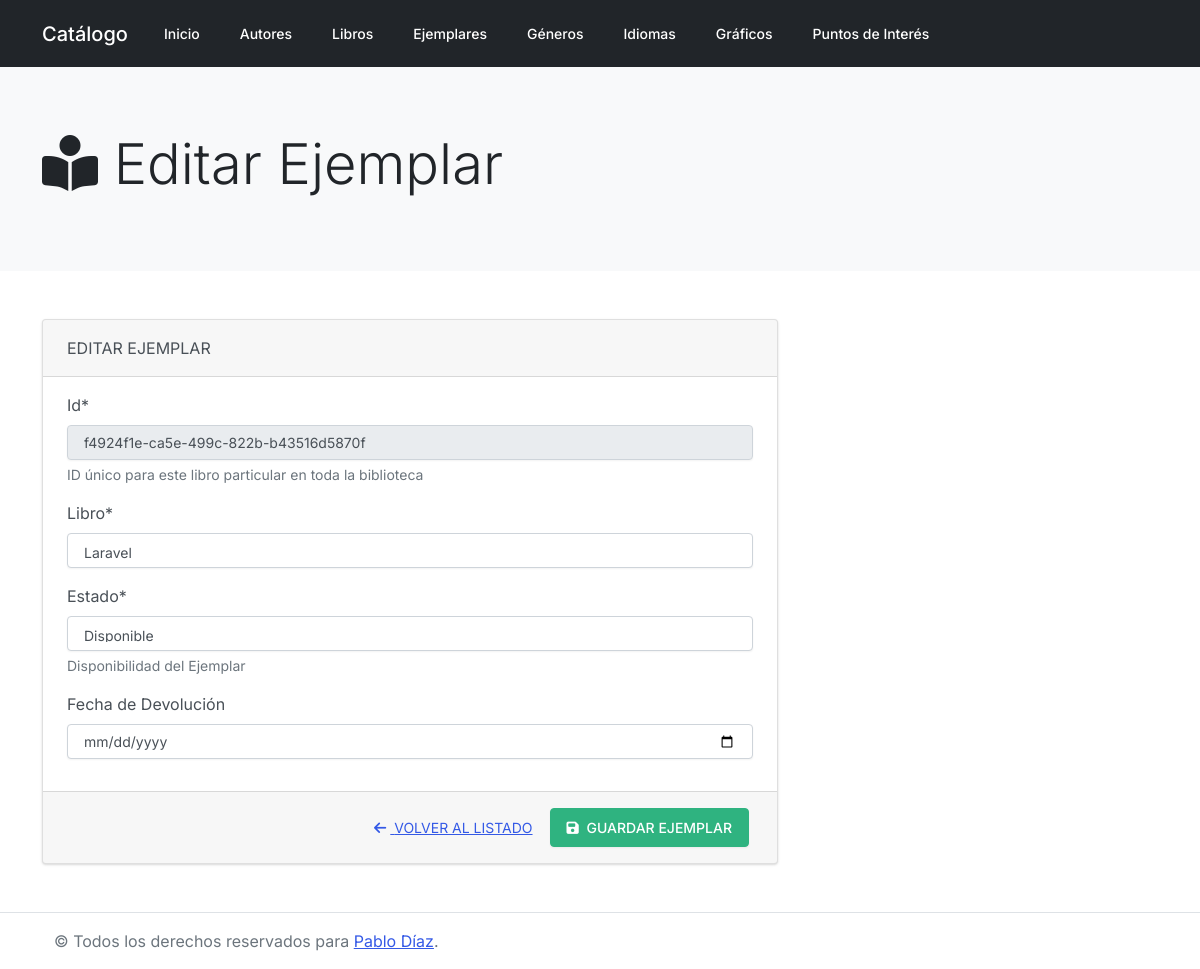
/catalogo/ejemplar/actualizar/f4924f1e-ca5e-499c-822b-b43516d5870f, run on the app's committed database.
### catalogo/models.py (models this page shows, shortened)
class Libro(models.Model):
    titulo = models.CharField(max_length=200)
    autor = models.ForeignKey(Autor, on_delete=models.SET_NULL, null=True)
    resumen = models.TextField(max_length=1000, help_text="Ingrese un resumen del libro")
    isbn = models.CharField('ISBN',max_length=13, help_text='13 Caracteres (<a href="https://www.isbninternational.org/content/what-isbn">ISBN number</a>)')
    genero = models.ManyToManyField(Genero, help_text="Seleccione un género (o varios) para el libro")
    idioma = models.ForeignKey(Idioma, on_delete=models.SET_NULL, null=True)
    image=models.ImageField(upload_to='images', default='catalogo/upload/img/default-libro.jpg')
    def muestra_genero(self):
        return ', '.join([genero.nombre for genero in self.genero.all()])
    muestra_genero.short_description = 'Género/s'
    def __str__(self):
        return self.titulo

class Ejemplar(models.Model):
    id = models.UUIDField(primary_key=True, default=uuid.uuid4, help_text="ID único para este libro particular en toda la biblioteca")
    libro = models.ForeignKey(Libro, on_delete=models.SET_NULL, null=True)
    fechaDevolucion = models.DateField(null=True, blank=True)
    ESTADO_EJEMPLAR = (
        ('m', 'en Mantenimiento'),
        ('p', 'Prestado'),
        ('d', 'Disponible'),
        ('r', 'Reservado'),
    )
    estado = models.CharField(max_length=1, choices=ESTADO_EJEMPLAR, default='d', help_text='Disponibilidad del Ejemplar')
    class Meta:
        ordering = ['libro', 'fechaDevolucion']

### catalogo/views.py (the view)
# urls.py: path('ejemplar/actualizar/<pk>', views.copy_update, name='copy_update'),
def copy_update(request, pk):
    copy = get_object_or_404(Ejemplar, pk=pk)
    if request.method == "POST":
        form = CopyForm(request.POST, instance=copy)
        if form.is_valid():
            copy = form.save(commit=False)
            copy.libro = form.cleaned_data['libro']
            copy.fechaDevolucion = form.cleaned_data['fechaDevolucion']
            copy.estado = form.cleaned_data['estado']
            copy.save()
            messages.success(request, "¡Ejemplar actualizado exitosamente!")
            return redirect('copy_list')
        else:
            context = {
                'form': form
            }
            return render(request, 'copies/edit.html', context)
    else:
        form = CopyForm(instance=copy)
        context = {
            'form': form
        }
    return render(request, 'copies/edit.html', context)

### catalogo/forms.py
class CopyForm(forms.ModelForm):
    def __init__(self, *args, **kwargs):
        super(CopyForm, self).__init__(*args, **kwargs)
        self.fields['id'].label = "Id"
        self.fields['libro'].label = "Libro"
        self.fields['estado'].label = "Estado"
        self.fields['fechaDevolucion'].label = "Fecha de Devolución"
        self.fields['id'].disabled = True
    class Meta:
        model = Ejemplar
        fields = ('id', 'libro', 'estado', 'fechaDevolucion')
        widgets = {
            'fechaDevolucion': NumberInput(attrs={'type': 'date'}),
        }

### catalogo/templates/copies/edit.html
{% extends "base.html" %}
{% block jumbotron %}
    {% include "partials/jumbotron.html" with icon="<i class='fas fa-book-reader'></i>" title="Editar Ejemplar" %}
{% endblock %}
{% block content %}
    <div class="row">
        <div class="col-12 col-md-8">
            {% include "copies/partials/form.html" with card_header="Editar Ejemplar" %}
        </div>
    </div>
{% endblock %}

### catalogo/templates/copies/partials/form.html (shortened to what this page needs)
{% load crispy_forms_tags %}
<form method="POST" class="card" novalidate>
    <div class="card-header">
        {{ card_header|upper }}
    </div>
    <div class="card-body">
        {{ form|crispy}}
    </div>
    <div class="card-footer d-flex justify-content-end">
        <a href="{% url 'copy_list' %}" class="btn btn-link">
            <i class="fas fa-arrow-left mr-1"></i> VOLVER AL LISTADO
        </a>
        <button type="submit" class="btn btn-success mr-1">
            <i class="fas fa-save mr-1"></i> GUARDAR EJEMPLAR
        </button>
    </div>
</form>

### data on the page
Libro: id "f4924f1e-ca5e-499c-822b-b43516d5870f"
Ejemplar: libro "Laravel", estado "Disponible"

### other printed values
{{ title }} "Editar Ejemplar"
{{ card_header|upper }} "EDITAR EJEMPLAR"
